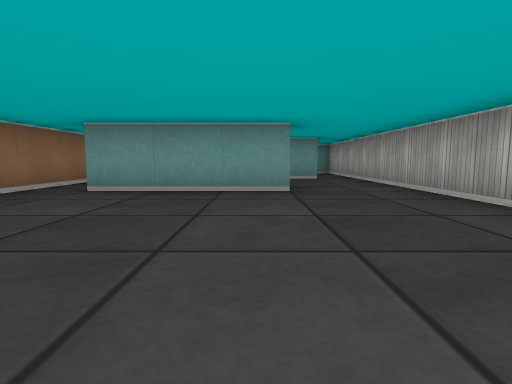
View 1 (above)

13 first-person views from a walk through a cub3D level. The camera is about half as high as the walls, tilts 6° down and sees 80° across. The floor is counted in squares. Each view is taken from the middle of a square. On the plan, view 1 faces up. The plan holds only what a view shows up to about 9 squares ahead; the rest is blank. The place goes on beyond the plan.

View 2
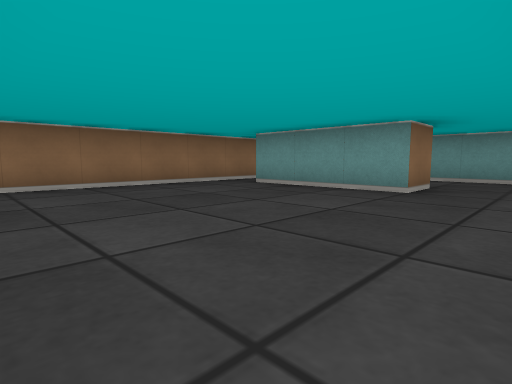

View 3
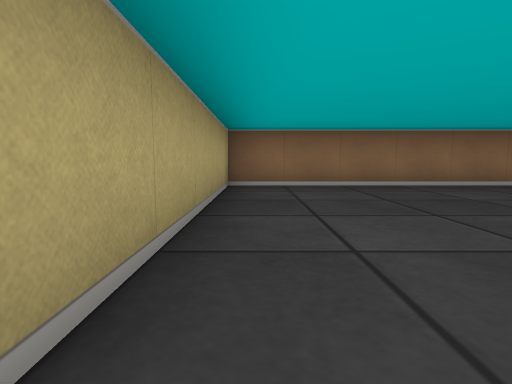

View 4
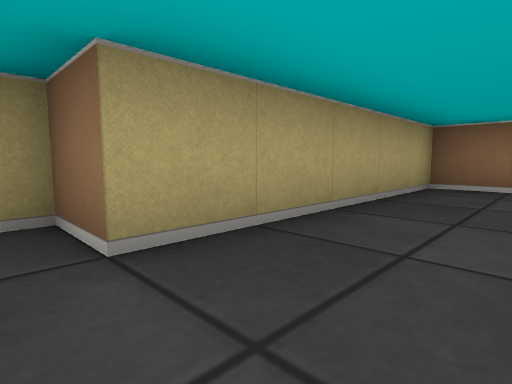

View 5
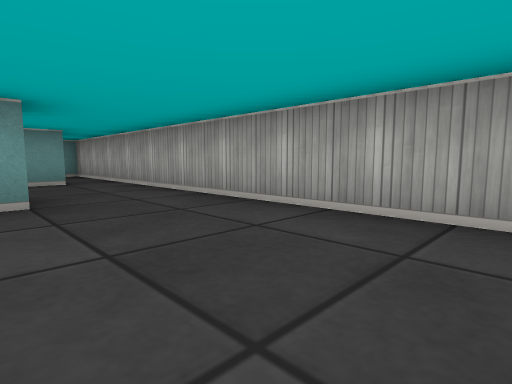

View 6
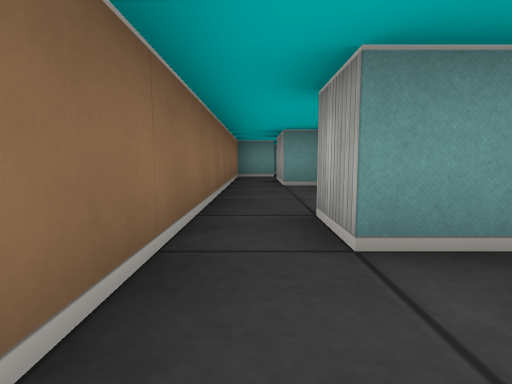

View 7
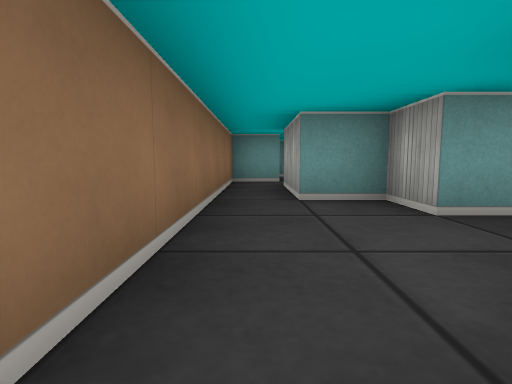

View 8
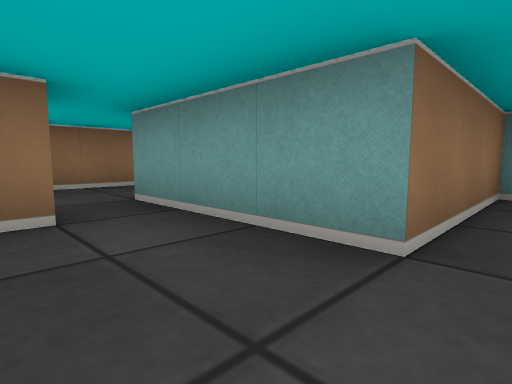

View 9
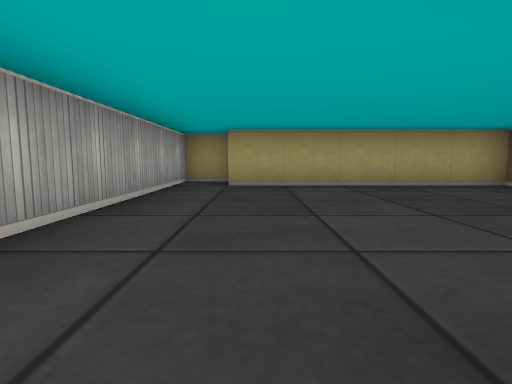

View 10
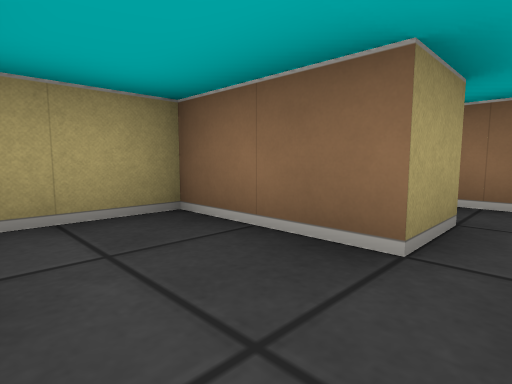

View 11
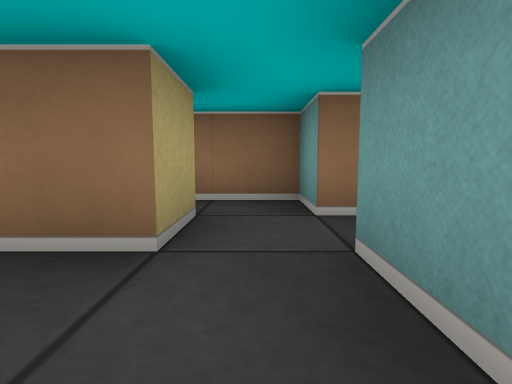

View 12
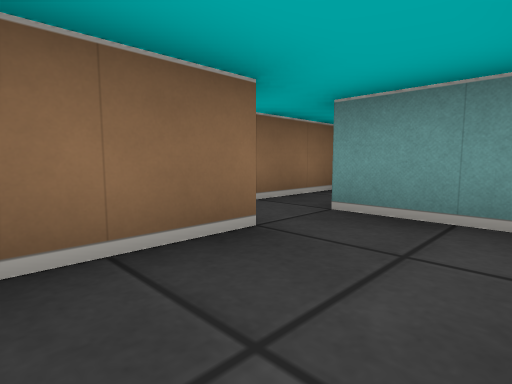

View 13
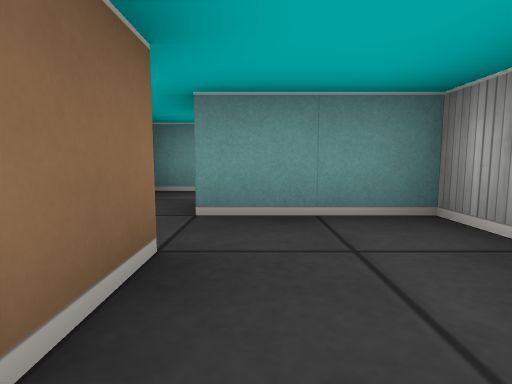

### Floor plan
Ten units are one square. View 1 is at (0, 0); x grows to the right and y downward. Boxes are objects, and circles mark ways between rooms. Rooms are numbered by the first view taken in them; rooms with no view inside come last. Other rooms are left out.
<svg viewBox="-40 -125 70 145">
<path fill="none" stroke="#000" d="M5 -55 5 -45 -25 -45M-5 -66 -5 -61M-35 -45 -35 5 15 5 15 15 25 15 25 -105 15 -105 15 -75 -15 -75M-35 -75 -35 -45M-25 -45 -25 -55M-15 -85 -25 -85M-25 -105 -15 -105 -15 -85 -1 -85M5 -108 5 -115 -15 -115M-25 -85 -25 -105M-25 -115 -35 -115 -35 -75M-15 -75 -15 -85"/>
<circle cx="-20" cy="-55" r="3" fill="#2a7"/>
<circle cx="-30" cy="-70" r="3" fill="#2a7"/>
<circle cx="-20" cy="-110" r="3" fill="#2a7"/>
<text x="0" y="-30">1</text>
<text x="-30" y="-60">2</text>
<text x="-10" y="-100">3</text>
<text x="-30" y="-100">4</text>
</svg>
Room 1 opens to room 2. Room 2 opens to room 4. Room 3 opens to room 4.

Where each view was taken, in squares from view 1:
view 1: 0 up, 0 right, facing up
view 2: 0 up, 2 right, facing up-left
view 3: 0 up, 2 right, facing left
view 4: 1 up, 2 right, facing down-left
view 5: 1 up, 0 right, facing up-right
view 6: 3 up, 3 left, facing up
view 7: 5 up, 3 left, facing up
view 8: 6 up, 2 right, facing up-left
view 9: 5 up, 1 right, facing down
view 10: 11 up, 0 right, facing down-left
view 11: 11 up, 0 right, facing left
view 12: 9 up, 0 right, facing up-left
view 13: 9 up, 1 left, facing up
